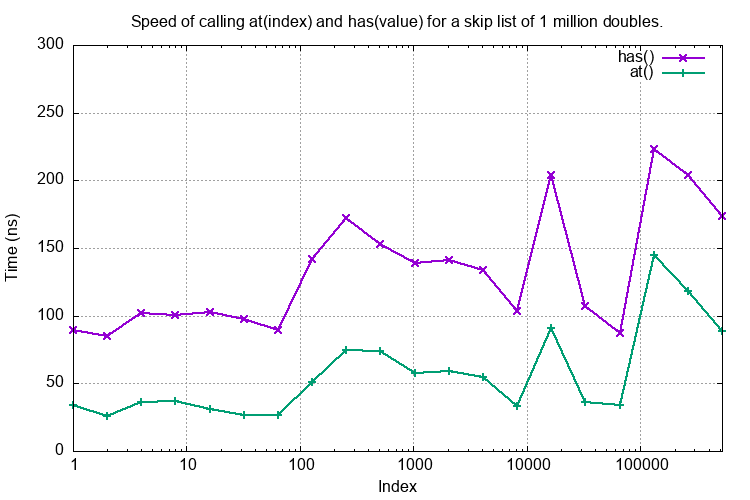

Source code (gnuplot):
set logscale x
set grid
set title "Speed of calling at(index) and has(value) for a skip list of 1 million doubles."
set xlabel "Index"
set ylabel "Time (ns)"
set yrange [0:300]
set pointsize 1
set datafile separator "\t"
# Curve fit
#cost(x) = a + (b / (x/1024))
#fit cost(x) "perf_at_has.dat" using 1:2 via a,b

set terminal png size 750,500           # choose the file format
set output "images/perf_at_has.png"   # choose the output device

plot "dat/perf_at_has.dat" using 1:3 t "has()" with linespoints pt 2 lw 2, \
    "dat/perf_at_has.dat" using 1:2 t "at()" with linespoints pt 1 lw 2
    
    
reset
